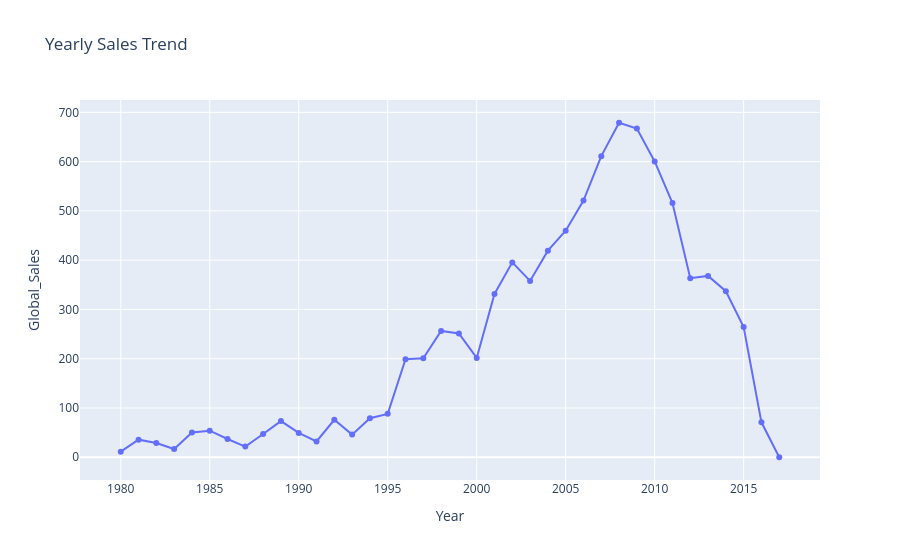

The notebook cell saved with this chart:
### Code cell
fig = px.line(
    yearly_sales,
    x = 'Year',
    y='Global_Sales',
    title = 'Yearly Sales Trend',
    markers = True
)

fig.show()

### Figure 1 — Plotly figure (JSON) as saved in the notebook; plotly's stock layout.template omitted (floating-point values rounded to 4 significant figures)
{"data": [{"hovertemplate": "Year=%{x}<br>Global_Sales=%{y}<extra></extra>", "legendgroup": "", "line": {"color": "#636efa", "dash": "solid"}, "marker": {"symbol": "circle"}, "mode": "lines+markers", "name": "", "orientation": "v", "showlegend": false, "type": "scatter", "x": [1980, 1981, 1982, 1983, 1984, 1985, 1986, 1987, 1988, 1989, 1990, 1991, 1992, 1993, 1994, 1995, 1996, 1997, 1998, 1999, 2000, 2001, 2002, 2003, 2004, 2005, 2006, 2007, 2008, 2009, 2010, 2011, 2012, 2013, 2014, 2015, 2016, 2017], "xaxis": "x", "y": [11.38, 35.77, 28.86, 16.79, 50.36, 53.94, 37.07, 21.74, 47.22, 73.45, 49.39, 32.23, 76.16, 45.98, 79.17, 88.11, 199.2, 201.0, 256.5, 251.3, 201.6, 331.5, 395.5, 357.9, 419.3, 459.9, 521.0, 611.1, 678.9, 667.3, 600.5, 516.0, 363.5, 368.1, 337.1, 264.4, 70.93, 0.05], "yaxis": "y"}], "layout": {"legend": {"tracegroupgap": 0}, "title": {"text": "Yearly Sales Trend"}, "xaxis": {"anchor": "y", "domain": [0, 1], "title": {"text": "Year"}}, "yaxis": {"anchor": "x", "domain": [0, 1], "title": {"text": "Global_Sales"}}}}
